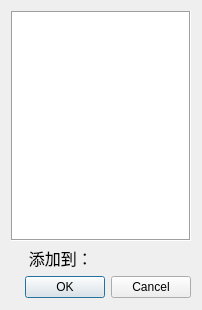
<?xml version="1.0" encoding="UTF-8"?>
<ui version="4.0">
 <class>ListSelectDialog</class>
 <widget class="QDialog" name="ListSelectDialog">
  <property name="geometry">
   <rect>
    <x>0</x>
    <y>0</y>
    <width>198</width>
    <height>306</height>
   </rect>
  </property>
  <property name="windowTitle">
   <string>添加到播放列表</string>
  </property>
  <layout class="QVBoxLayout" name="verticalLayout">
   <item>
    <widget class="QListView" name="listView">
     <property name="sizePolicy">
      <sizepolicy hsizetype="Preferred" vsizetype="Preferred">
       <horstretch>0</horstretch>
       <verstretch>0</verstretch>
      </sizepolicy>
     </property>
     <property name="minimumSize">
      <size>
       <width>180</width>
       <height>230</height>
      </size>
     </property>
     <property name="frameShape">
      <enum>QFrame::Box</enum>
     </property>
     <property name="editTriggers">
      <set>QAbstractItemView::NoEditTriggers</set>
     </property>
     <property name="selectionBehavior">
      <enum>QAbstractItemView::SelectRows</enum>
     </property>
    </widget>
   </item>
   <item>
    <widget class="QLabel" name="label">
     <property name="sizePolicy">
      <sizepolicy hsizetype="Preferred" vsizetype="Fixed">
       <horstretch>0</horstretch>
       <verstretch>0</verstretch>
      </sizepolicy>
     </property>
     <property name="minimumSize">
      <size>
       <width>180</width>
       <height>22</height>
      </size>
     </property>
     <property name="maximumSize">
      <size>
       <width>16777215</width>
       <height>22</height>
      </size>
     </property>
     <property name="font">
      <font>
       <pointsize>12</pointsize>
      </font>
     </property>
     <property name="text">
      <string>    添加到：</string>
     </property>
    </widget>
   </item>
   <item>
    <widget class="QDialogButtonBox" name="buttonBox">
     <property name="sizePolicy">
      <sizepolicy hsizetype="Preferred" vsizetype="Fixed">
       <horstretch>0</horstretch>
       <verstretch>0</verstretch>
      </sizepolicy>
     </property>
     <property name="minimumSize">
      <size>
       <width>180</width>
       <height>24</height>
      </size>
     </property>
     <property name="maximumSize">
      <size>
       <width>16777215</width>
       <height>24</height>
      </size>
     </property>
     <property name="orientation">
      <enum>Qt::Horizontal</enum>
     </property>
     <property name="standardButtons">
      <set>QDialogButtonBox::Cancel|QDialogButtonBox::Ok</set>
     </property>
    </widget>
   </item>
  </layout>
 </widget>
 <resources/>
 <connections>
  <connection>
   <sender>buttonBox</sender>
   <signal>accepted()</signal>
   <receiver>ListSelectDialog</receiver>
   <slot>accept()</slot>
   <hints>
    <hint type="sourcelabel">
     <x>248</x>
     <y>254</y>
    </hint>
    <hint type="destinationlabel">
     <x>157</x>
     <y>274</y>
    </hint>
   </hints>
  </connection>
  <connection>
   <sender>buttonBox</sender>
   <signal>rejected()</signal>
   <receiver>ListSelectDialog</receiver>
   <slot>reject()</slot>
   <hints>
    <hint type="sourcelabel">
     <x>316</x>
     <y>260</y>
    </hint>
    <hint type="destinationlabel">
     <x>286</x>
     <y>274</y>
    </hint>
   </hints>
  </connection>
 </connections>
</ui>
